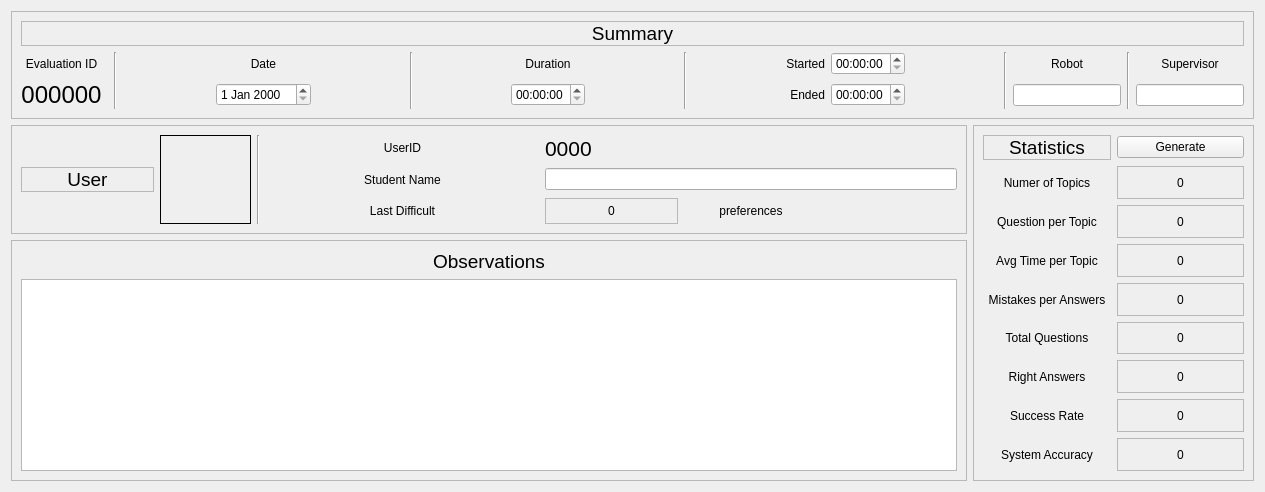
          <widget class="QWidget" name="tab_16">
           <attribute name="title">
            <string>Overview</string>
           </attribute>
           <layout class="QGridLayout" name="gridLayout_58">
            <item row="0" column="0" colspan="3">
             <widget class="QFrame" name="frame_28">
              <property name="frameShape">
               <enum>QFrame::StyledPanel</enum>
              </property>
              <property name="frameShadow">
               <enum>QFrame::Raised</enum>
              </property>
              <layout class="QGridLayout" name="gridLayout_24">
               <item row="1" column="6" rowspan="2">
                <widget class="Line" name="line_9">
                 <property name="orientation">
                  <enum>Qt::Vertical</enum>
                 </property>
                </widget>
               </item>
               <item row="1" column="4">
                <widget class="QLabel" name="label_53">
                 <property name="text">
                  <string>Date</string>
                 </property>
                 <property name="alignment">
                  <set>Qt::AlignCenter</set>
                 </property>
                </widget>
               </item>
               <item row="2" column="0">
                <widget class="QLabel" name="eval_id_label">
                 <property name="font">
                  <font>
                   <pointsize>18</pointsize>
                  </font>
                 </property>
                 <property name="text">
                  <string>000000</string>
                 </property>
                 <property name="alignment">
                  <set>Qt::AlignCenter</set>
                 </property>
                </widget>
               </item>
               <item row="1" column="0">
                <widget class="QLabel" name="label_135">
                 <property name="text">
                  <string>Evaluation ID</string>
                 </property>
                 <property name="alignment">
                  <set>Qt::AlignCenter</set>
                 </property>
                </widget>
               </item>
               <item row="2" column="8">
                <widget class="QTimeEdit" name="eval_duration"/>
               </item>
               <item row="1" column="8">
                <widget class="QLabel" name="label_143">
                 <property name="text">
                  <string>Duration</string>
                 </property>
                 <property name="alignment">
                  <set>Qt::AlignCenter</set>
                 </property>
                </widget>
               </item>
               <item row="2" column="4">
                <widget class="QDateEdit" name="eval_date"/>
               </item>
               <item row="1" column="7">
                <spacer name="horizontalSpacer_22">
                 <property name="orientation">
                  <enum>Qt::Horizontal</enum>
                 </property>
                 <property name="sizeHint" stdset="0">
                  <size>
                   <width>40</width>
                   <height>20</height>
                  </size>
                 </property>
                </spacer>
               </item>
               <item row="1" column="2" rowspan="2">
                <widget class="Line" name="line_4">
                 <property name="orientation">
                  <enum>Qt::Vertical</enum>
                 </property>
                </widget>
               </item>
               <item row="1" column="13">
                <widget class="QTimeEdit" name="eval_start"/>
               </item>
               <item row="2" column="13">
                <widget class="QTimeEdit" name="eval_end"/>
               </item>
               <item row="1" column="10" rowspan="2">
                <widget class="Line" name="line_10">
                 <property name="orientation">
                  <enum>Qt::Vertical</enum>
                 </property>
                </widget>
               </item>
               <item row="1" column="12">
                <widget class="QLabel" name="label_137">
                 <property name="text">
                  <string>Started</string>
                 </property>
                 <property name="alignment">
                  <set>Qt::AlignRight|Qt::AlignTrailing|Qt::AlignVCenter</set>
                 </property>
                </widget>
               </item>
               <item row="2" column="12">
                <widget class="QLabel" name="label_138">
                 <property name="text">
                  <string>Ended</string>
                 </property>
                 <property name="alignment">
                  <set>Qt::AlignRight|Qt::AlignTrailing|Qt::AlignVCenter</set>
                 </property>
                </widget>
               </item>
               <item row="1" column="11">
                <spacer name="horizontalSpacer_24">
                 <property name="orientation">
                  <enum>Qt::Horizontal</enum>
                 </property>
                 <property name="sizeHint" stdset="0">
                  <size>
                   <width>40</width>
                   <height>20</height>
                  </size>
                 </property>
                </spacer>
               </item>
               <item row="1" column="18">
                <widget class="QLabel" name="label_148">
                 <property name="text">
                  <string>Supervisor</string>
                 </property>
                 <property name="alignment">
                  <set>Qt::AlignCenter</set>
                 </property>
                </widget>
               </item>
               <item row="1" column="15" rowspan="2">
                <widget class="Line" name="line_6">
                 <property name="orientation">
                  <enum>Qt::Vertical</enum>
                 </property>
                </widget>
               </item>
               <item row="1" column="16">
                <widget class="QLabel" name="label_28">
                 <property name="text">
                  <string>Robot</string>
                 </property>
                 <property name="alignment">
                  <set>Qt::AlignCenter</set>
                 </property>
                </widget>
               </item>
               <item row="1" column="9">
                <spacer name="horizontalSpacer_23">
                 <property name="orientation">
                  <enum>Qt::Horizontal</enum>
                 </property>
                 <property name="sizeHint" stdset="0">
                  <size>
                   <width>40</width>
                   <height>20</height>
                  </size>
                 </property>
                </spacer>
               </item>
               <item row="1" column="14">
                <spacer name="horizontalSpacer_26">
                 <property name="orientation">
                  <enum>Qt::Horizontal</enum>
                 </property>
                 <property name="sizeHint" stdset="0">
                  <size>
                   <width>40</width>
                   <height>20</height>
                  </size>
                 </property>
                </spacer>
               </item>
               <item row="1" column="5">
                <spacer name="horizontalSpacer_21">
                 <property name="orientation">
                  <enum>Qt::Horizontal</enum>
                 </property>
                 <property name="sizeHint" stdset="0">
                  <size>
                   <width>40</width>
                   <height>20</height>
                  </size>
                 </property>
                </spacer>
               </item>
               <item row="2" column="16">
                <widget class="QLineEdit" name="lineEdit"/>
               </item>
               <item row="1" column="17" rowspan="2">
                <widget class="Line" name="line_13">
                 <property name="orientation">
                  <enum>Qt::Vertical</enum>
                 </property>
                </widget>
               </item>
               <item row="1" column="3">
                <spacer name="horizontalSpacer_20">
                 <property name="orientation">
                  <enum>Qt::Horizontal</enum>
                 </property>
                 <property name="sizeHint" stdset="0">
                  <size>
                   <width>40</width>
                   <height>20</height>
                  </size>
                 </property>
                </spacer>
               </item>
               <item row="2" column="18">
                <widget class="QLineEdit" name="eval_supervisor"/>
               </item>
               <item row="0" column="0" colspan="19">
                <widget class="QLabel" name="label_164">
                 <property name="font">
                  <font>
                   <pointsize>14</pointsize>
                  </font>
                 </property>
                 <property name="frameShape">
                  <enum>QFrame::StyledPanel</enum>
                 </property>
                 <property name="text">
                  <string>Summary</string>
                 </property>
                 <property name="alignment">
                  <set>Qt::AlignCenter</set>
                 </property>
                </widget>
               </item>
              </layout>
             </widget>
            </item>
            <item row="1" column="0">
             <widget class="QFrame" name="frame_73">
              <property name="minimumSize">
               <size>
                <width>491</width>
                <height>109</height>
               </size>
              </property>
              <property name="frameShape">
               <enum>QFrame::StyledPanel</enum>
              </property>
              <property name="frameShadow">
               <enum>QFrame::Raised</enum>
              </property>
              <layout class="QGridLayout" name="gridLayout_57">
               <item row="1" column="3" rowspan="3">
                <widget class="Line" name="line_12">
                 <property name="orientation">
                  <enum>Qt::Vertical</enum>
                 </property>
                </widget>
               </item>
               <item row="1" column="1" rowspan="3">
                <widget class="QLabel" name="eval_user_pic">
                 <property name="minimumSize">
                  <size>
                   <width>0</width>
                   <height>0</height>
                  </size>
                 </property>
                 <property name="maximumSize">
                  <size>
                   <width>91</width>
                   <height>91</height>
                  </size>
                 </property>
                 <property name="frameShape">
                  <enum>QFrame::Box</enum>
                 </property>
                 <property name="text">
                  <string/>
                 </property>
                 <property name="pixmap">
                  <pixmap resource="imgs.qrc">:/imgs/user2.png</pixmap>
                 </property>
                 <property name="scaledContents">
                  <bool>true</bool>
                 </property>
                 <property name="alignment">
                  <set>Qt::AlignCenter</set>
                 </property>
                 <property name="wordWrap">
                  <bool>true</bool>
                 </property>
                 <property name="indent">
                  <number>-1</number>
                 </property>
                </widget>
               </item>
               <item row="3" column="7">
                <widget class="QLabel" name="label_157">
                 <property name="text">
                  <string>preferences</string>
                 </property>
                 <property name="alignment">
                  <set>Qt::AlignCenter</set>
                 </property>
                </widget>
               </item>
               <item row="1" column="6" colspan="2">
                <widget class="QLabel" name="eval_user_id_label">
                 <property name="font">
                  <font>
                   <pointsize>16</pointsize>
                  </font>
                 </property>
                 <property name="text">
                  <string>0000</string>
                 </property>
                 <property name="alignment">
                  <set>Qt::AlignLeading|Qt::AlignLeft|Qt::AlignVCenter</set>
                 </property>
                </widget>
               </item>
               <item row="2" column="4" colspan="2">
                <widget class="QLabel" name="label_154">
                 <property name="text">
                  <string>Student Name</string>
                 </property>
                 <property name="alignment">
                  <set>Qt::AlignCenter</set>
                 </property>
                </widget>
               </item>
               <item row="3" column="6">
                <widget class="QLabel" name="eval_last_dif">
                 <property name="frameShape">
                  <enum>QFrame::StyledPanel</enum>
                 </property>
                 <property name="text">
                  <string>0</string>
                 </property>
                 <property name="alignment">
                  <set>Qt::AlignCenter</set>
                 </property>
                </widget>
               </item>
               <item row="1" column="4" colspan="2">
                <widget class="QLabel" name="label_155">
                 <property name="text">
                  <string>UserID</string>
                 </property>
                 <property name="alignment">
                  <set>Qt::AlignCenter</set>
                 </property>
                </widget>
               </item>
               <item row="3" column="4" colspan="2">
                <widget class="QLabel" name="label_152">
                 <property name="text">
                  <string>Last Difficult</string>
                 </property>
                 <property name="alignment">
                  <set>Qt::AlignCenter</set>
                 </property>
                </widget>
               </item>
               <item row="2" column="6" colspan="3">
                <widget class="QLineEdit" name="eval_user_name"/>
               </item>
               <item row="2" column="0">
                <widget class="QLabel" name="label_142">
                 <property name="font">
                  <font>
                   <pointsize>14</pointsize>
                  </font>
                 </property>
                 <property name="frameShape">
                  <enum>QFrame::StyledPanel</enum>
                 </property>
                 <property name="text">
                  <string>User</string>
                 </property>
                 <property name="alignment">
                  <set>Qt::AlignCenter</set>
                 </property>
                </widget>
               </item>
              </layout>
             </widget>
            </item>
            <item row="2" column="0" rowspan="2">
             <widget class="QFrame" name="frame_74">
              <property name="frameShape">
               <enum>QFrame::StyledPanel</enum>
              </property>
              <property name="frameShadow">
               <enum>QFrame::Raised</enum>
              </property>
              <layout class="QVBoxLayout" name="verticalLayout_14">
               <item>
                <widget class="QLabel" name="label_11">
                 <property name="font">
                  <font>
                   <pointsize>14</pointsize>
                  </font>
                 </property>
                 <property name="text">
                  <string>Observations</string>
                 </property>
                 <property name="alignment">
                  <set>Qt::AlignCenter</set>
                 </property>
                </widget>
               </item>
               <item>
                <widget class="QTextEdit" name="eval_observation"/>
               </item>
              </layout>
             </widget>
            </item>
            <item row="1" column="1" rowspan="3" colspan="2">
             <widget class="QFrame" name="frame_47">
              <property name="minimumSize">
               <size>
                <width>281</width>
                <height>0</height>
               </size>
              </property>
              <property name="frameShape">
               <enum>QFrame::StyledPanel</enum>
              </property>
              <property name="frameShadow">
               <enum>QFrame::Raised</enum>
              </property>
              <layout class="QGridLayout" name="gridLayout_56">
               <item row="5" column="0">
                <widget class="QLabel" name="label_150">
                 <property name="text">
                  <string>Total Questions</string>
                 </property>
                 <property name="alignment">
                  <set>Qt::AlignCenter</set>
                 </property>
                </widget>
               </item>
               <item row="7" column="0">
                <widget class="QLabel" name="label_159">
                 <property name="text">
                  <string>Success Rate</string>
                 </property>
                 <property name="alignment">
                  <set>Qt::AlignCenter</set>
                 </property>
                </widget>
               </item>
               <item row="1" column="0">
                <widget class="QLabel" name="label_141">
                 <property name="text">
                  <string>Numer of Topics</string>
                 </property>
                 <property name="alignment">
                  <set>Qt::AlignCenter</set>
                 </property>
                </widget>
               </item>
               <item row="1" column="1">
                <widget class="QLabel" name="label_145">
                 <property name="frameShape">
                  <enum>QFrame::StyledPanel</enum>
                 </property>
                 <property name="text">
                  <string>0</string>
                 </property>
                 <property name="alignment">
                  <set>Qt::AlignCenter</set>
                 </property>
                </widget>
               </item>
               <item row="2" column="0">
                <widget class="QLabel" name="label_140">
                 <property name="text">
                  <string>Question per Topic</string>
                 </property>
                 <property name="alignment">
                  <set>Qt::AlignCenter</set>
                 </property>
                </widget>
               </item>
               <item row="2" column="1">
                <widget class="QLabel" name="label_147">
                 <property name="frameShape">
                  <enum>QFrame::StyledPanel</enum>
                 </property>
                 <property name="text">
                  <string>0</string>
                 </property>
                 <property name="alignment">
                  <set>Qt::AlignCenter</set>
                 </property>
                </widget>
               </item>
               <item row="3" column="0">
                <widget class="QLabel" name="label_139">
                 <property name="layoutDirection">
                  <enum>Qt::LeftToRight</enum>
                 </property>
                 <property name="text">
                  <string>Avg Time per Topic</string>
                 </property>
                 <property name="alignment">
                  <set>Qt::AlignCenter</set>
                 </property>
                </widget>
               </item>
               <item row="3" column="1">
                <widget class="QLabel" name="label_146">
                 <property name="frameShape">
                  <enum>QFrame::StyledPanel</enum>
                 </property>
                 <property name="text">
                  <string>0</string>
                 </property>
                 <property name="alignment">
                  <set>Qt::AlignCenter</set>
                 </property>
                </widget>
               </item>
               <item row="4" column="0">
                <widget class="QLabel" name="label_149">
                 <property name="text">
                  <string>Mistakes per Answers</string>
                 </property>
                 <property name="alignment">
                  <set>Qt::AlignCenter</set>
                 </property>
                </widget>
               </item>
               <item row="4" column="1">
                <widget class="QLabel" name="label_54">
                 <property name="frameShape">
                  <enum>QFrame::StyledPanel</enum>
                 </property>
                 <property name="text">
                  <string>0</string>
                 </property>
                 <property name="alignment">
                  <set>Qt::AlignCenter</set>
                 </property>
                </widget>
               </item>
               <item row="8" column="0">
                <widget class="QLabel" name="label_160">
                 <property name="text">
                  <string>System Accuracy</string>
                 </property>
                 <property name="alignment">
                  <set>Qt::AlignCenter</set>
                 </property>
                </widget>
               </item>
               <item row="6" column="1">
                <widget class="QLabel" name="label_161">
                 <property name="frameShape">
                  <enum>QFrame::StyledPanel</enum>
                 </property>
                 <property name="text">
                  <string>0</string>
                 </property>
                 <property name="alignment">
                  <set>Qt::AlignCenter</set>
                 </property>
                </widget>
               </item>
               <item row="7" column="1">
                <widget class="QLabel" name="label_162">
                 <property name="frameShape">
                  <enum>QFrame::StyledPanel</enum>
                 </property>
                 <property name="text">
                  <string>0</string>
                 </property>
                 <property name="alignment">
                  <set>Qt::AlignCenter</set>
                 </property>
                </widget>
               </item>
               <item row="5" column="1">
                <widget class="QLabel" name="label_151">
                 <property name="frameShape">
                  <enum>QFrame::StyledPanel</enum>
                 </property>
                 <property name="text">
                  <string>0</string>
                 </property>
                 <property name="alignment">
                  <set>Qt::AlignCenter</set>
                 </property>
                </widget>
               </item>
               <item row="6" column="0">
                <widget class="QLabel" name="label_153">
                 <property name="text">
                  <string>Right Answers</string>
                 </property>
                 <property name="alignment">
                  <set>Qt::AlignCenter</set>
                 </property>
                </widget>
               </item>
               <item row="8" column="1">
                <widget class="QLabel" name="label_163">
                 <property name="frameShape">
                  <enum>QFrame::StyledPanel</enum>
                 </property>
                 <property name="text">
                  <string>0</string>
                 </property>
                 <property name="alignment">
                  <set>Qt::AlignCenter</set>
                 </property>
                </widget>
               </item>
               <item row="0" column="0">
                <widget class="QLabel" name="label_144">
                 <property name="font">
                  <font>
                   <pointsize>14</pointsize>
                  </font>
                 </property>
                 <property name="frameShape">
                  <enum>QFrame::StyledPanel</enum>
                 </property>
                 <property name="text">
                  <string>Statistics</string>
                 </property>
                 <property name="alignment">
                  <set>Qt::AlignCenter</set>
                 </property>
                </widget>
               </item>
               <item row="0" column="1">
                <widget class="QPushButton" name="eval_gen_stats_button">
                 <property name="text">
                  <string>Generate</string>
                 </property>
                </widget>
               </item>
              </layout>
             </widget>
            </item>
           </layout>
          </widget>
